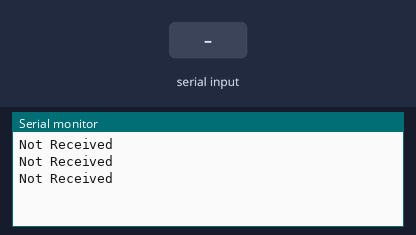
Bench run of a sketch on a simulated Arduino Uno, built with avr-gcc and run on an emulated ATmega328P. On the bench: the last lines printed to the serial monitor. The test bench sets the inputs (shaded band).

Above: at 2.8 s.
2.9 s: "OK" received over the second serial link
At 4.8 s:
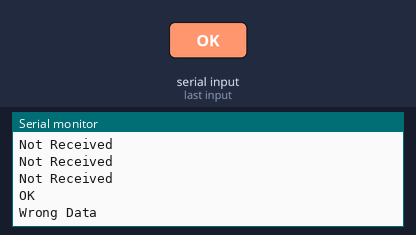
5.5 s: "1" received over the second serial link
At 7.5 s:
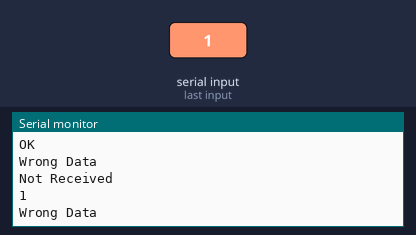

Measured:
- after the input at 2.9 s, the serial monitor: prints a new line after 1.1 s (image 1)
- after the input at 5.5 s, the serial monitor: prints a new line after 1.5 s (image 2)

The sketch:

Tx2.ino
```cpp
#include <SoftwareSerial.h>

// #define button 5

SoftwareSerial lora(2, 3);

String lora_RX_address = "1";   //enter Lora RX address

String incomingString;
void setup()
{
  // pinMode(button, INPUT_PULLUP);
  Serial.begin(9600);
  lora.begin(9600);
  lora.setTimeout(1000);
}
int x=2;
void loop()
{

    if (lora.available()) {

    incomingString = lora.readString();
    Serial.println(incomingString);

    char dataArray[30];
    incomingString.toCharArray(dataArray,30);
    char* data = strtok(dataArray, ",");
    data = strtok(NULL, ",");
    data = strtok(NULL, ",");
    Serial.println(data);
    if (!strcmp(data,"OK")){
      lora.println("AT+SEND=" + lora_RX_address + ",18,HELLO WORLD FROM 3"); // AT+SEND=1,2,LO
      Serial.println("Sent");
      }
    else{
      Serial.println("Wrong Data");
    }
    }
    else
      Serial.println("Not Received");

  delay(1000);
}
```
